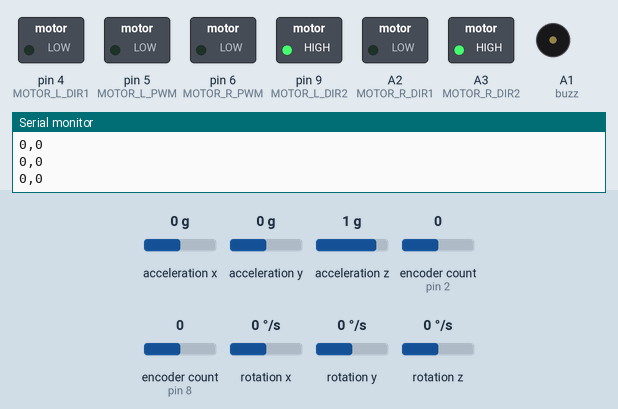
Recording of a sketch running on a simulated Arduino Uno, built with avr-gcc and run on an emulated ATmega328P. Parts: switched loads named in the sketch (green lamp = pin HIGH), buzzer (waves = sounding, pin HIGH), the last lines printed to the serial monitor. The test bench sets the inputs (shaded band); at power-on: encoder count (sensors on pin 8, pin 2) 0, acceleration x 0 g, acceleration y 0 g, acceleration z 1 g, rotation x 0 °/s, rotation y 0 °/s, rotation z 0 °/s.

Above: at 2.2 s.
2.3 s: encoder count (sensor on pin 8) set to -1
At 3.5 s:
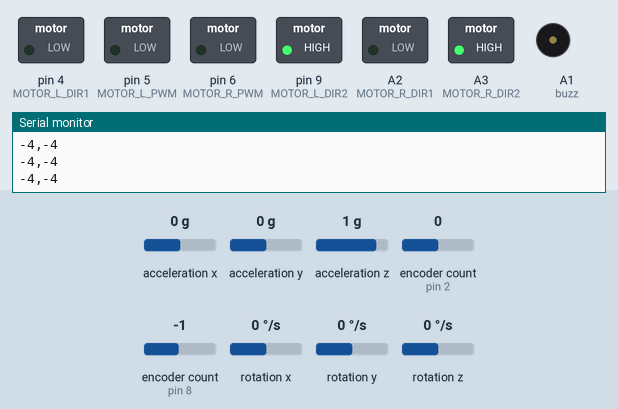
3.8 s: acceleration x set to 0.8 g
At 4.2 s:
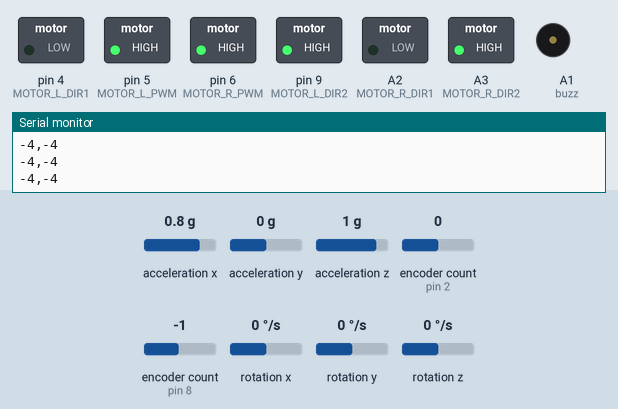
5.3 s: acceleration x set to -1.4 g
At 6.5 s:
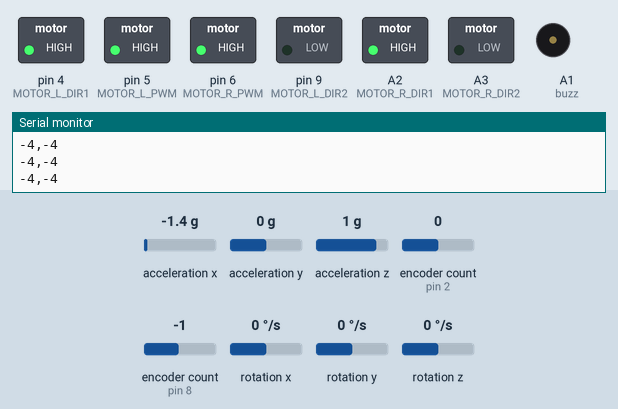
6.8 s: acceleration x set to 0 g
At 7.4 s:
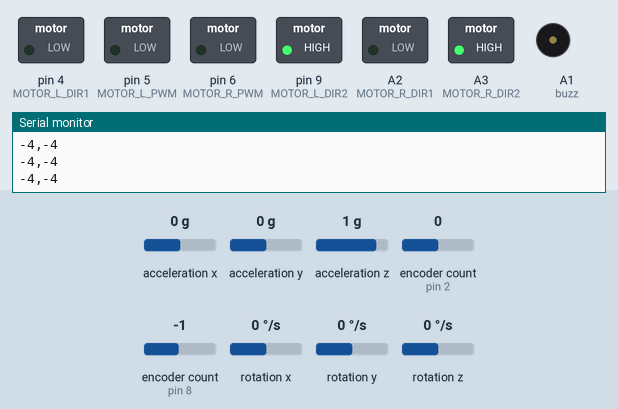
Timing chart, 0 to 9.3 s (numbered marks = the images above; inputs shaded):
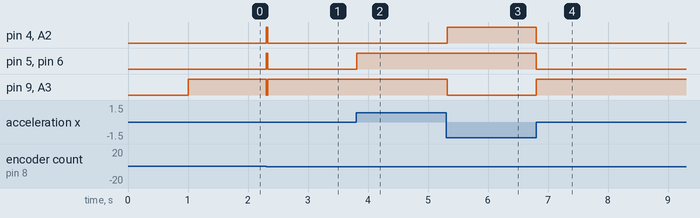

The sketch:

using_encoderlib.ino
```cpp
#include <Wire.h>
#include <MPU6050_light.h>
#include <Encoder.h>
MPU6050 mpu(Wire);
unsigned long timer = 0;


//float angleZeroY;
//float gyroOffsetY;

const int buzz  = A1;

// Right Motor (Motor A)(right)
// in your view gripper should be on left  your frame of reference
#define MOTOR_R_PWM 6
const int MOTOR_R_DIR1  = A2;
const int MOTOR_R_DIR2 = A3;

// Left Motor (Motor B)
#define MOTOR_L_PWM 5
const int MOTOR_L_DIR1 =4;
const int MOTOR_L_DIR2 =9;

// Create Encoder objects if interupt is detected then it wll use it
Encoder encoder_right(8, 7);  // assuming encoder 1 ( 7,8 ) are channel a and b
Encoder encoder_left(2, 3);   // Left encoder pins A, B

// Previous values for differentiation
long prev_encoder_right = 0;
long prev_encoder_left = 0;

// for timmings
const float DT = 0.01f;  // 10ms loop time
unsigned long last_loop_time = 0;
unsigned long prev_time = 0;

// ===== Motor Parameters =====
const float MAX_PWM = 255.0;
const float COUNTS_PER_REV = 705.0;  // N20 motor encoder counts per revolution (adjust for your motor)


// ===== LQR Gains =====
// K = [k1, k2, k3, k4]
const float K1 = 0;   // Position gain
const float K2 = -25.0;  // Angle gain
const float K3 = -1.2;   // Velocity gain
const float K4 = -4.5;   // Angular velocity gain

// state variables
float x1 = 0.0;  // Average wheel position (rad)
float x2 = 0.0;  // Body pitch angle (rad)
float x3 = 0.0;  // Average wheel velocity (rad/s)
float x4 = 0.0;  // Body pitch rate (rad/s)

void getimu()
{
  mpu.update();

  if((millis()-timer)>10){ // print data every 10ms
	x2 = -mpu.getAngleY()* PI/ 180.0;      // Body pitch angle (check sign)// if this doesn't work the use
  x4 = -mpu.getGyroY()*PI/180.0;   // cheak the orientation  (mpu.getAngleY()- angleZeroY)* PI / 180.0;
	timer = millis();
  }
}


void updateEncoders() {
  unsigned long current_time = millis();
  float dt = (current_time - prev_time) / 1000.0;  // Convert to seconds

  if (dt >= DT) {
    // Read encoder counts (Encoder library handles everything automatically)
    long curr_encoder_right = encoder_right.read();
    long curr_encoder_left = encoder_left.read();
    Serial.print(curr_encoder_right);
    Serial.print(",");
    Serial.println(curr_encoder_right);

    // Calculate velocities (rad/s)
    float delta_right = (curr_encoder_right - prev_encoder_right)  * 2.0* PI / COUNTS_PER_REV;
    float delta_left = (curr_encoder_left - prev_encoder_left) * 2.0* PI/ COUNTS_PER_REV;

    float vel_right = delta_right / dt;
    float vel_left = delta_left / dt;

    // Update state variables
    x3 = (vel_right + vel_left) / 2.0;  // Average velocity

    // Update position (integrate velocity)
    x1 += x3 * dt;  // Average wheel position

    // Store previous values
    prev_encoder_right = curr_encoder_right;
    prev_encoder_left = curr_encoder_left;
    prev_time = current_time;
  }
}
void setMotorSpeed(bool isRight, float speed) {
  // speed range: -255 to 255
  int pwm_pin = isRight ? MOTOR_R_PWM : MOTOR_L_PWM;
  int dir_pin1 = isRight ? MOTOR_R_DIR1 : MOTOR_L_DIR1;
  int dir_pin2 = isRight ? MOTOR_R_DIR2 : MOTOR_L_DIR2;

  // Constrain speed
  speed = constrain(speed, -MAX_PWM, MAX_PWM);

  // Set direction
  if (speed >= 0) {
    digitalWrite(dir_pin1, LOW);
    digitalWrite(dir_pin2, HIGH);
  } else {
    digitalWrite(dir_pin1, HIGH);
    digitalWrite(dir_pin2, LOW);
    speed = -speed;
  }

  // Set PWM
  analogWrite(pwm_pin, (int)speed);
}

void stopMotors()
{
  setMotorSpeed(true, 0);
  setMotorSpeed(false, 0);
}

void computeLQRControl() {

  float U_balance = -(K1 * x1 + K2 * x2 + K3 * x3 + K4 * x4);


  // Convert control signal to PWM (scale appropriately)
  //float pwm_scale = 10.0;  // Tune this accordingly
  float U_right = (U_balance)*51.0/0.022 ; //(add forward and backward velocity here itself)
  float U_left = (U_balance)*51/0.022 ;

  // Safety check: if robot is too tilted, stop motors
  if (abs(x2) > 22) {  // ~45 degrees
    stopMotors();
    Serial.println("Robot fell! Stopping motors.");
    return;
  }

  // Apply motor commands
  setMotorSpeed(true, U_right);
  setMotorSpeed(false, U_left);
}


void setup() {
  // put your setup code here, to run once:
  Serial.begin(9600);
  Wire.begin();
  mpu.setAddress(0x68);
  mpu.begin(0, 0);
  //mpu.setFilterGyroCoef(0.95);(change if wanted)
  //mpu.setFilterAccCoef(0.02);
  mpu.calcOffsets();

  pinMode(2, INPUT_PULLUP);
  pinMode(3, INPUT_PULLUP);
  pinMode(7, INPUT_PULLUP);
  pinMode(8, INPUT_PULLUP);

  pinMode(buzz, OUTPUT);
  pinMode(MOTOR_R_PWM , OUTPUT);
  pinMode(MOTOR_L_PWM , OUTPUT);
  pinMode(MOTOR_R_DIR1, OUTPUT);
  pinMode(MOTOR_R_DIR2, OUTPUT);
  pinMode(MOTOR_L_DIR1, OUTPUT);
  pinMode(MOTOR_L_DIR2, OUTPUT);
}

void loop() {
  // put your main code here, to run repeatedly:

  unsigned long current_time = millis();

  // Run control loop at fixed rate (100Hz)
  if (current_time - last_loop_time >= 10) {
    last_loop_time = current_time;

  getimu();
  updateEncoders();
  computeLQRControl();
  }

}
```

Measured:
- after the input at 2.3 s, pin 4 (MOTOR_L_DIR1), pin 5 (MOTOR_L_PWM), pin 6 (MOTOR_R_PWM), A2 (MOTOR_R_DIR1): LOW → HIGH at once, → LOW 0.02 s later; pin 9 (MOTOR_L_DIR2), A3 (MOTOR_R_DIR2): HIGH → LOW at once, → HIGH 0.02 s later
- after the input at 3.8 s, pin 5 (MOTOR_L_PWM), pin 6 (MOTOR_R_PWM): LOW → HIGH at once
- after the input at 5.3 s, pin 4 (MOTOR_L_DIR1), A2 (MOTOR_R_DIR1): LOW → HIGH at once; pin 9 (MOTOR_L_DIR2), A3 (MOTOR_R_DIR2): HIGH → LOW at once
- after the input at 6.8 s, pin 4 (MOTOR_L_DIR1), pin 5 (MOTOR_L_PWM), pin 6 (MOTOR_R_PWM), A2 (MOTOR_R_DIR1): HIGH → LOW at once; pin 9 (MOTOR_L_DIR2), A3 (MOTOR_R_DIR2): LOW → HIGH at once
